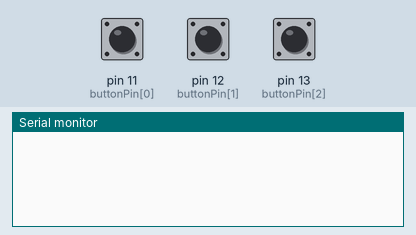
Recording of a sketch running on a simulated Arduino Uno, built with avr-gcc and run on an emulated ATmega328P. Parts: the last lines printed to the serial monitor. Inputs (shaded band) come from the test bench; at power-on: pin 11 (buttonPin[0]) HIGH, pin 12 (buttonPin[1]) HIGH, pin 13 (buttonPin[2]) HIGH.

Above: at 1.2 s.
1.3 s: pin 11 (buttonPin[0]) pulled LOW for 0.15 s
At 2.6 s:
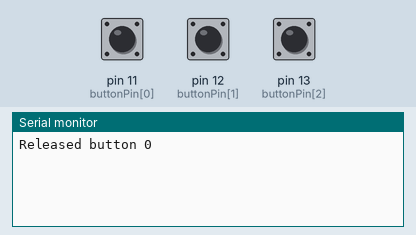
2.9 s: pin 12 (buttonPin[1]) pulled LOW for 1 s
At 5.1 s:
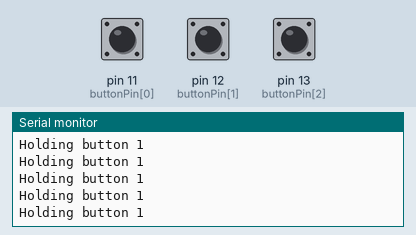
5.4 s: pin 13 (buttonPin[2]) pulled LOW for 0.15 s
At 6.1 s:
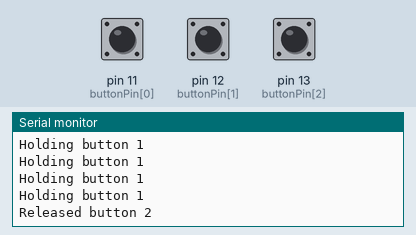
7.0 s: pin 11 (buttonPin[0]) pulled LOW for 1 s
At 8.4 s:
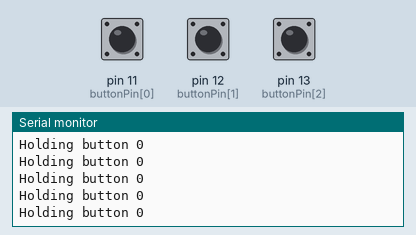
9.5 s: pin 12 (buttonPin[1]) pulled LOW for 0.15 s
At 10.4 s:
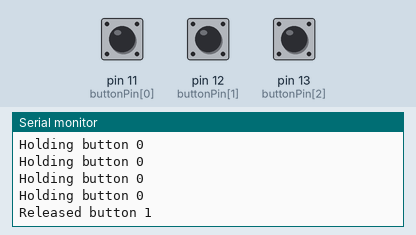
11.1 s: pin 13 (buttonPin[2]) pulled LOW for 1 s
At 12.8 s:
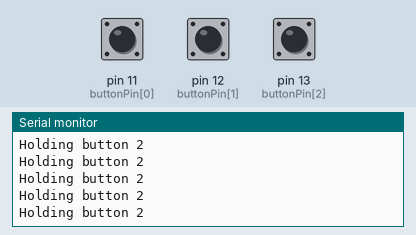
Timing chart, 0 to 14.3 s (numbered marks = the images above; inputs shaded):
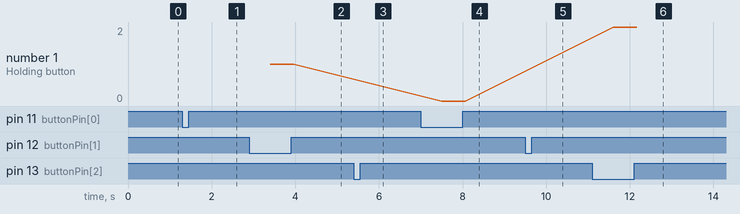

Measured:
- after the input at 1.3 s, the serial monitor: prints a new line after 0.15 s (image 1)
- after the input at 2.9 s, the serial monitor: prints a new line after 0.50 s (image 2)
- after the input at 5.4 s, the serial monitor: prints a new line after 0.15 s (image 3)
- after the input at 7.0 s, the serial monitor: prints a new line after 0.50 s (image 4)
- after the input at 9.5 s, the serial monitor: prints a new line after 0.15 s (image 5)
- after the input at 11.1 s, the serial monitor: prints a new line after 0.50 s (image 6)
- plotted number 1: 1 → 0 after the input at 7.0 s, 0 → 2 after the input at 11.1 s

The sketch:

buttonPresetTest.ino
```cpp
int buttonPin[3] = { 11, 12, 13};

void setup() {
  Serial.begin(9600);
  for (byte i = 0; i < 3; i++) {
    pinMode(buttonPin[i], INPUT_PULLUP);
  }
}

void loop() {
  checkButton();
  delay(1);
}

int holdDelay = 500;

int timeStart = 0;
int pressed = -1;
boolean holding = false;

void checkButton() {
  if (pressed == -1) {
    // Check for pressed button
    for (byte i = 0; i < 3; i ++) {
      if (digitalRead(buttonPin[i]) == LOW) {
        timeStart = millis();
        pressed = i;
        holding = false;
        break;
      }
    }
  }
  else {
    // If holding
    if (digitalRead(buttonPin[pressed]) == LOW && millis() - timeStart > holdDelay) {
      holding = true;
      Serial.print("Holding button ");
      Serial.println(pressed);
    }
    // If released
    else if (digitalRead(buttonPin[pressed]) == HIGH) {
      if (!holding) {
        Serial.print("Released button ");
        Serial.println(pressed);
      }
      pressed = -1;
    }
  }
}
```
